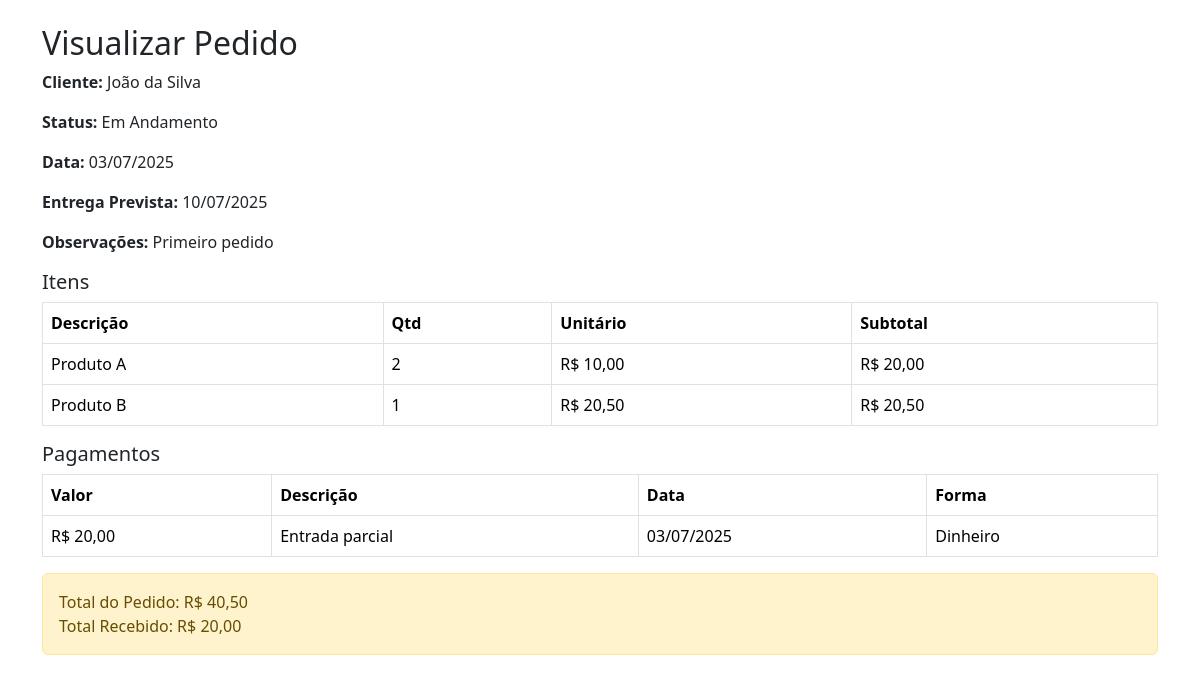
/public/pedidos/ver/1, run on the app's committed database.
### tables this page shows
CREATE TABLE pedidos (
    id INT AUTO_INCREMENT PRIMARY KEY,
    cliente_id INT NOT NULL,
    data_pedido DATE NOT NULL,
    previsao_entrega DATE NOT NULL,
    status VARCHAR(20) NOT NULL,
    observacoes TEXT,
    total DECIMAL(10,2) NOT NULL DEFAULT 0,
    FOREIGN KEY (cliente_id) REFERENCES clientes(id)
);

CREATE TABLE clientes (
    id INT AUTO_INCREMENT PRIMARY KEY,
    nome VARCHAR(100) NOT NULL,
    telefone VARCHAR(20),
    email VARCHAR(100),
    cpf_cnpj VARCHAR(20) UNIQUE,
    tipo VARCHAR(10),
    contato VARCHAR(100),
    responsavel VARCHAR(100),
    insc_municipal VARCHAR(50),
    insc_estadual VARCHAR(50),
    observacoes TEXT
);

CREATE TABLE pedido_itens (
    id INT AUTO_INCREMENT PRIMARY KEY,
    pedido_id INT NOT NULL,
    descricao VARCHAR(255) NOT NULL,
    quantidade INT NOT NULL DEFAULT 1,
    valor_unitario DECIMAL(10,2) NOT NULL,
    subtotal DECIMAL(10,2) NOT NULL,
    FOREIGN KEY (pedido_id) REFERENCES pedidos(id) ON DELETE CASCADE
);

CREATE TABLE movimentacoes (
    id INT AUTO_INCREMENT PRIMARY KEY,
    pedido_id INT NOT NULL,
    valor DECIMAL(10,2) NOT NULL,
    descricao VARCHAR(255),
    data DATE NOT NULL,
    forma_pagamento VARCHAR(50),
    FOREIGN KEY (pedido_id) REFERENCES pedidos(id) ON DELETE CASCADE
);

### app/Controllers/PedidosController.php (called while the page is built, shortened)
<?php
require_once '../app/Models/Pedido.php';
class PedidosController {
    public function ver($id) {
        $pedido = Pedido::buscar($id);
        $itens = Pedido::listarItens($id);
        $movs = Pedido::listarPagamentos($id);
        include '../app/Views/pedidos/ver.php';
    }
}

### app/Models/Pedido.php (called while the page is built, shortened)
<?php
class Pedido {
    public static function buscar($id) {
        global $pdo;
        $stmt = $pdo->prepare("
            SELECT p.*, c.nome AS cliente_nome
            FROM pedidos p
            JOIN clientes c ON c.id = p.cliente_id
            WHERE p.id = ?
        ");
        $stmt->execute([$id]);
        return $stmt->fetch(PDO::FETCH_ASSOC);
    }
    public static function listarItens($pedido_id) {
        global $pdo;
        $stmt = $pdo->prepare("SELECT * FROM pedido_itens WHERE pedido_id = ?");
        $stmt->execute([$pedido_id]);
        return $stmt->fetchAll(PDO::FETCH_ASSOC);
    }
    public static function listarPagamentos($pedido_id) {
        global $pdo;
        $stmt = $pdo->prepare("SELECT * FROM movimentacoes WHERE pedido_id = ?");
        $stmt->execute([$pedido_id]);
        return $stmt->fetchAll(PDO::FETCH_ASSOC);
    }
}

### app/Views/pedidos/ver.php (the view, shortened to what this page needs)
<!DOCTYPE html>
<html lang="pt-br">
<head>
    <link href="https://cdn.jsdelivr.net/npm/bootstrap@5.3.2/dist/css/bootstrap.min.css" rel="stylesheet">
</head>
<body>
<div class="container mt-4">
    <h2>Visualizar Pedido</h2>
    <p><strong>Cliente:</strong> <?= $pedido['cliente_nome'] ?></p>
    <p><strong>Status:</strong> <?= $pedido['status'] ?></p>
    <p><strong>Data:</strong> <?= date('d/m/Y', strtotime($pedido['data_pedido'])) ?></p>
    <p><strong>Entrega Prevista:</strong> <?= date('d/m/Y', strtotime($pedido['previsao_entrega'])) ?></p>
    <p><strong>Observações:</strong> <?= $pedido['observacoes'] ?></p>
    <h5>Itens</h5>
    <table class="table table-bordered">
        <thead><tr><th>Descrição</th><th>Qtd</th><th>Unitário</th><th>Subtotal</th></tr></thead>
        <tbody>
            <?php foreach ($itens as $item): ?>
                <tr>
                    <td><?= $item['descricao'] ?></td>
                    <td><?= $item['quantidade'] ?></td>
                    <td>R$ <?= number_format($item['valor_unitario'], 2, ',', '.') ?></td>
                    <td>R$ <?= number_format($item['subtotal'], 2, ',', '.') ?></td>
                </tr>
            <?php endforeach; ?>
        </tbody>
    </table>
    <h5>Pagamentos</h5>
    <table class="table table-bordered">
        <thead><tr><th>Valor</th><th>Descrição</th><th>Data</th><th>Forma</th></tr></thead>
        <tbody>
            <?php
            $totalPago = 0;
            foreach ($movs as $m):
                $totalPago += $m['valor'];
            ?>
                <tr>
                    <td>R$ <?= number_format($m['valor'], 2, ',', '.') ?></td>
                    <td><?= $m['descricao'] ?></td>
                    <td><?= date('d/m/Y', strtotime($m['data'])) ?></td>
                    <td><?= $m['forma_pagamento'] ?></td>
                </tr>
            <?php endforeach; ?>
        </tbody>
    </table>
    <div class="alert <?= $totalPago == $pedido['total'] ? 'alert-success' : 'alert-warning' ?>">
        Total do Pedido: R$ <?= number_format($pedido['total'], 2, ',', '.') ?> <br>
        Total Recebido: R$ <?= number_format($totalPago, 2, ',', '.') ?>
    </div>
</div>
</body>
</html>

### public/index.php (shortened to what this page needs)
<?php
$url = $_GET['url'] ?? 'index';
$url = rtrim($url, '/');
$segments = explode('/', $url);
$controllerName = ucfirst($segments[0]) . 'Controller';
$method = $segments[1] ?? 'index';
$params = array_slice($segments, 2);
$controllerPath = "../app/Controllers/{$controllerName}.php";
if (file_exists($controllerPath)) {
    $controller = new $controllerName;
    if (method_exists($controller, $method)) {
        call_user_func_array([$controller, $method], $params);
        exit;
    }
}

### data on the page
pedidos: cliente.nome "João da Silva", status "Em Andamento", data_pedido "03/07/2025", previsao_entrega "10/07/2025", observacoes "Primeiro pedido", total "40,50"
pedido_itens: descricao "Produto A", quantidade "2", valor_unitario "10,00", subtotal "20,00"
pedido_itens: descricao "Produto B", quantidade "1", valor_unitario "20,50", subtotal "20,50"
movimentacoes: valor "20,00", descricao "Entrada parcial", data "03/07/2025", forma_pagamento "Dinheiro"

### other printed values
$totalPago "20,00"
